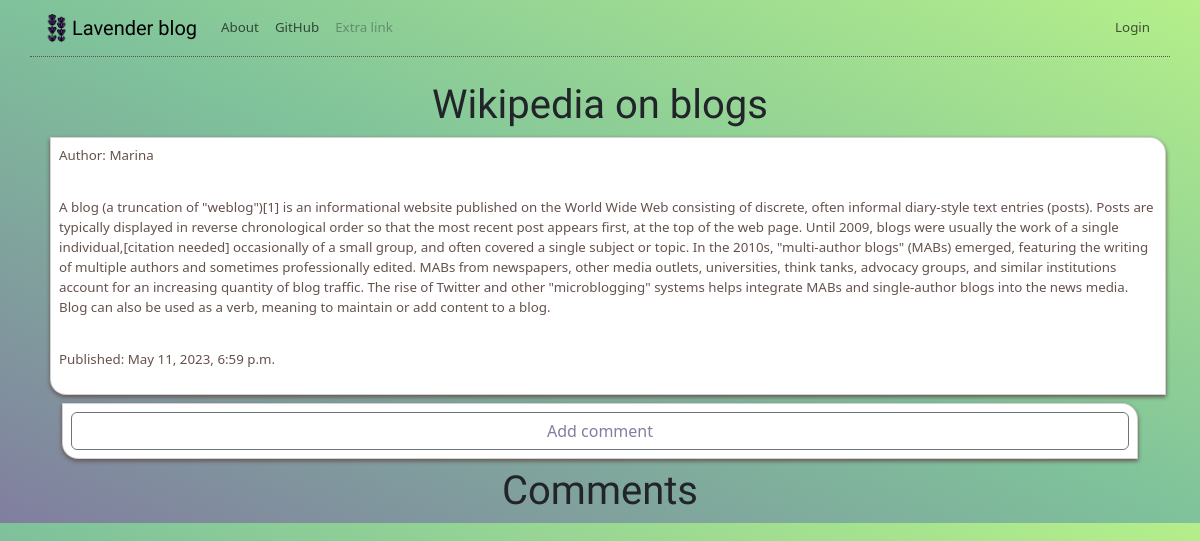
The app's page /blogpost/2 with its own data.
### blogapp/models.py (models this page shows, shortened)
class Blogpost(models.Model):
    author=models.ForeignKey('auth.User', null=True, on_delete=models.SET_NULL)
    title=models.CharField(max_length=1000)
    text=models.TextField()
    create_date=models.DateTimeField(default=timezone.now)
    published_date=models.DateTimeField(blank=True, null=True)

### blogapp/views.py (the view)
# urls.py: re_path(r'blogpost/(?P<pk>\d+)$', views.BlogpostDetailView.as_view(), name='blogpost_detail'),
class BlogpostDetailView(DetailView):
    model=Blogpost

### blogapp/templates/blogapp/blogpost_detail.html (shortened to what this page needs)
{%extends 'blogapp/base.html'%}
{%block pagetitle%}
<h1>{{blogpost.title|safe|linebreaksbr}}</h1>
{%endblock%}
{%block content%}
<div class="container card">
    <p>Author: {{blogpost.author}}</p>
    <p class="text-main">{{blogpost.text|safe}}</p>
    <div class="extrainfo">
        {%if blogpost.published_date%}
        <p>Published: {{blogpost.published_date}}</p>
        {%else%}
        <p>Created: {{blogpost.create_date}}</p>
        {%endif%}
    </div>
</div>
<div class="container">
    <div class="card" style="justify-content: center;">
    <a href="{%url 'add_comment_to_post' pk=blogpost.pk %}" class="btn btn-outline-secondary btn-publish">Add comment</a>
    </div>
</div>
    <div class="row">
        <div class="col-10 m-auto">
            <h1>Comments</h1>
        </div>
    </div>
{%endblock%}

### blogapp/static/css/base.css (style rules this page uses)
:root { --colorlight: #B5EF8A; --colordark: #65524D; --coloraccent1: #817E9F; --coloraccent2: #7FC29B; --colordanger: #E2856E; --fontmain: 'Oxygen'; }
body { background-size: cover; background-image: linear-gradient(to bottom left, var(--colorlight),var(--coloraccent2), var(--coloraccent1)); font-size: smaller; }
.text-main { font-size: larger; }
.card { margin: 0.5rem; padding: 0.5rem; box-shadow: 0 2px 4px #65524D; border-radius: 0 1rem ; }
.card p { color: var(--colordark); }
.card a { color: var(--coloraccent1); font-weight: 500; }
.extrainfo { display: inline-flex; }
.extrainfo p { padding-right: 1rem; }
@media only screen and (min-width: 768px) { .extrainfo { display: block; } }
h1, h3, h4, .navbar-brand { font-family: var(--fontmain); }
h1 { text-align: center; }

### records on screen
Blogpost: title "Wikipedia on blogs", author "Marina", text "A blog (a truncation of \"weblog\")[1] is an informational website published on the World Wide Web consisting of discrete, often informal diary-style text entries (posts). Posts are typically displayed in reverse chronological order so that the most recent post appears first, at the top of the web page. Until 2009, blogs were usually the work of a single individual,[citation needed] occasionally of a small group, and often covered a single subject or topic. In the 2010s, \"multi-author blogs\" (MABs) emerged, featuring the writing of multiple authors and sometimes professionally edited. MABs from newspapers, other media outlets, universities, think tanks, advocacy groups, and similar…", published_date "May 11, 2023, 6:59 p.m."
